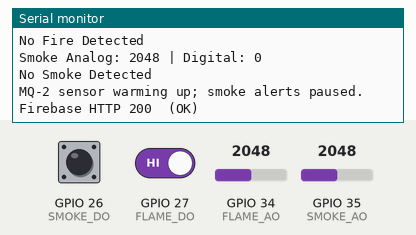
Recording of a sketch running on a simulated ESP32. Parts: the last lines printed to the serial monitor. The inputs (shaded band) are chosen by the test bench; at power-on: GPIO 27 (FLAME_DO) HIGH, GPIO 34 (FLAME_AO) = 2048, GPIO 35 (SMOKE_AO) = 2048, GPIO 26 (SMOKE_DO) LOW (analog values on the 0–4095 scale). WiFi joins after 1.5 s; servers stay silent unless stated; uploads are accepted with an empty reply.

Above: at 2.7 s.
2.8 s: GPIO 27 (FLAME_DO) driven LOW
7.5 s: GPIO 34 (FLAME_AO) set to 2866
At 8.16 s:
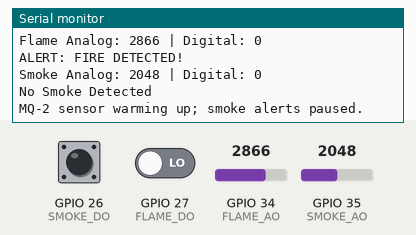
10.2 s: GPIO 35 (SMOKE_AO) set to 2866
At 12.16 s:
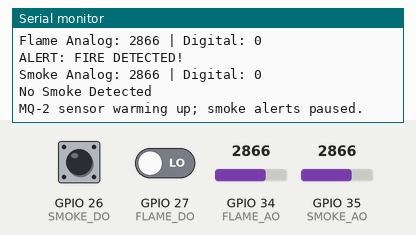
12.9 s: GPIO 26 (SMOKE_DO) pulled HIGH for 2.4 s
16.8 s: GPIO 34 (FLAME_AO) set to 3603
At 19.2 s:
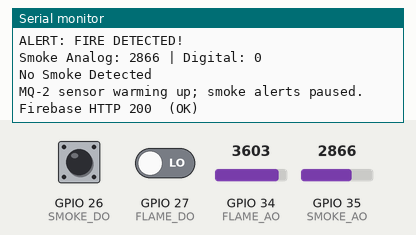
19.5 s: GPIO 35 (SMOKE_AO) set to 3603
At 20.16 s:
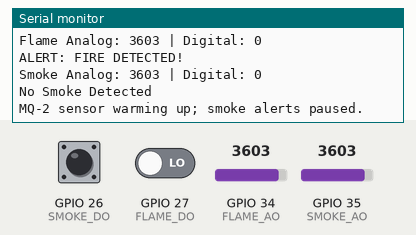
Timing chart, 0 to 22.5 s (numbered marks = the images above; inputs shaded):
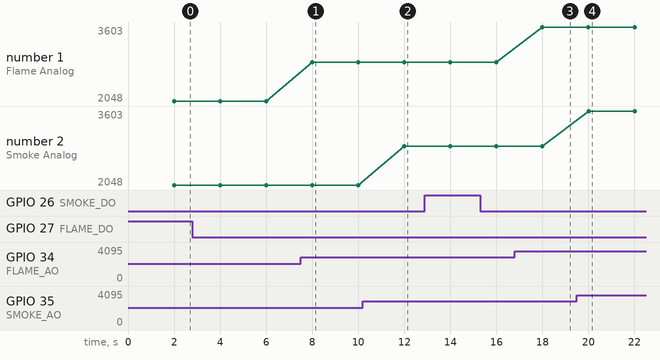

Measured:
- after the input at 7.5 s, the serial monitor: prints a new line after 0.50 s (image 1)
- after the input at 10.2 s, the serial monitor: prints a new line after 1.8 s (image 2)
- after the input at 16.8 s, the serial monitor: prints a new line after 1.2 s (image 3)
- after the input at 19.5 s, the serial monitor: prints a new line after 0.50 s (image 4)
- plotted number 1: 2048 → 2866 after the input at 7.5 s, 2866 → 3603 after the input at 16.8 s

The sketch:

sketch_nov11a_kanwal.ino
```cpp
#include <WiFi.h>
#include <HTTPClient.h>
#include <WiFiClientSecure.h>


const char* WIFI_SSID = "Wazir";
const char* WIFI_PASS = "wazir@1420";
const char* DB_URL    = "https://ignistwin-default-rtdb.asia-southeast1.firebasedatabase.app";
const char* DEVICE_ID = "ESP32-BEDROOM-01";


#define FLAME_DO 27
#define FLAME_AO 34
#define SMOKE_DO 26
#define SMOKE_AO 35


#define FLAME_ACTIVE LOW
#define SMOKE_ACTIVE LOW

#define SEND_INTERVAL_MS 2000
#define SMOKE_WARMUP_MS 60000

unsigned long lastSend = 0;

void connectWiFi() {
  WiFi.mode(WIFI_STA);
  WiFi.begin(WIFI_SSID, WIFI_PASS);
  Serial.print("WiFi connecting");
  while (WiFi.status() != WL_CONNECTED) {
    delay(500);
    Serial.print(".");
  }
  Serial.println("\nConnected, IP: " + WiFi.localIP().toString());
}

void setup() {
  Serial.begin(115200);

  pinMode(FLAME_DO, INPUT);
  pinMode(SMOKE_DO, INPUT);
  analogReadResolution(12);

  Serial.println("================================");
  Serial.println("Flame & Smoke Detection System");
  Serial.println("================================");
  Serial.println("Device ID: " + String(DEVICE_ID));
  Serial.println("MQ-2 sensor ko warm-up hone dein.");

  connectWiFi();
}

void loop() {
  if (WiFi.status() != WL_CONNECTED) {
    connectWiFi();
  }

  if (millis() - lastSend < SEND_INTERVAL_MS) return;
  lastSend = millis();


  int flameDigital = digitalRead(FLAME_DO);
  int flameAnalog  = analogRead(FLAME_AO);
  int smokeDigital = digitalRead(SMOKE_DO);
  int smokeAnalog  = analogRead(SMOKE_AO);
  bool smokeReady = millis() >= SMOKE_WARMUP_MS;

  bool flame      = (flameDigital == FLAME_ACTIVE);
  bool smokeAlert = smokeReady && (smokeDigital == SMOKE_ACTIVE);


  Serial.println("\n------ SENSOR READINGS ------");
  Serial.println("Flame Analog: " + String(flameAnalog) + " | Digital: " + String(flameDigital));
  Serial.println(flame ? "ALERT: FIRE DETECTED!" : "No Fire Detected");
  Serial.println("Smoke Analog: " + String(smokeAnalog) + " | Digital: " + String(smokeDigital));
  Serial.println(smokeAlert ? "ALERT: SMOKE DETECTED!" : "No Smoke Detected");
  if (!smokeReady) Serial.println("MQ-2 sensor warming up; smoke alerts paused.");


  String json = "{\"flame\":" + String(flame ? "true" : "false") +
                ",\"smoke\":" + String(smokeAnalog) +
                ",\"smokeAlert\":" + String(smokeAlert ? "true" : "false") +
                ",\"smokeReady\":" + String(smokeReady ? "true" : "false") +
                ",\"flameAnalog\":" + String(flameAnalog) +
                ",\"lastSeen\":{\".sv\":\"timestamp\"}}";

  WiFiClientSecure client;
  client.setInsecure();
  HTTPClient http;
  http.setTimeout(5000);
  const String path = String(DB_URL) + "/devices/" + DEVICE_ID +
                      "/sensordata.json";
  if (!http.begin(client, path)) {
    Serial.println("Firebase connection setup failed");
    return;
  }
  http.addHeader("Content-Type", "application/json");
  int code = http.PUT(json);
  Serial.println("Firebase HTTP " + String(code) + (code == 200 ? "  (OK)" : "  (ERROR)"));
  if (code != 200) {
    Serial.println("Firebase response: " + http.getString());
  }
  http.end();
}
```
